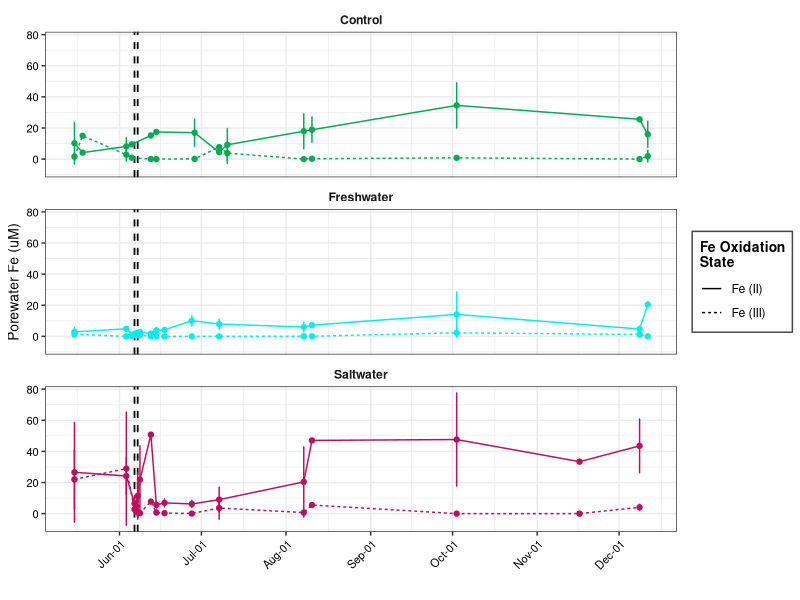

Generate this figure with R:
## ---- chunk 1
#Set working directory
setwd("~/R Code/TEMPEST/Porewater/Fe")

library(tidyverse)
library(scales)
## ---- chunk 2
#load data file
dat<-read.csv("TEMPEST2023_Fe.csv")%>%
  mutate(Collection_Time=case_when(
    Collection_Time=="PM" ~ "1600",
    Collection_Time=="AM" ~ "0700",
    Collection_Time=="1200" ~ "1200"
  ))%>%
  mutate(DateTime=paste(collection_date,Collection_Time))%>%
  mutate(DateTime=as.POSIXct(DateTime,c("%Y-%m-%d %H%M"),tz="EST"))%>%
  filter(!Fe_3_info=="Out of Range")%>%
  select(DateTime,IDs,Treatment,Grid,Fe_2_uM,Fe_3_uM,Fe_Total_uM)%>%
  pivot_longer(
    cols = starts_with("Fe"),
    names_to = "Fe.Type",
    values_to = "Fe_uM",
    values_drop_na = TRUE
  )%>%
  filter(!Fe.Type=="Fe_Total_uM")%>%
  group_by(DateTime,Treatment,Fe.Type)%>%
  summarise(Fe_uM_mean=mean(Fe_uM),Fe_sd=sd(Fe_uM))%>%
  mutate(Fe.Type=ifelse(str_detect(Fe.Type,"_2_"),"Fe (II)","Fe (III)"))
  

head(dat)

## ---- chunk 3
treat.labs<-c("Control","Freshwater","Saltwater")
names(treat.labs)<-c("C","FW","SW")




p<-ggplot(dat,aes(x=DateTime,y=Fe_uM_mean,group=Fe.Type))+
  geom_vline(xintercept = dat$DateTime[19],linetype="dashed",size=0.6)+
  geom_vline(xintercept = dat$DateTime[28],linetype="dashed",size=0.6)+
  geom_rect(aes(xmin=dat$DateTime[19],xmax=dat$DateTime[28],ymin=Inf,ymax=Inf))+
  geom_point(aes(color=Treatment))+
  geom_line(aes(color=Treatment,linetype = Fe.Type))+
  geom_errorbar(aes(ymin=Fe_uM_mean-Fe_sd,ymax=Fe_uM_mean+Fe_sd,color=Treatment))+
  facet_wrap(~Treatment,ncol=1,labeller = labeller(Treatment=treat.labs))+
  labs(y="Porewater Fe (uM)",x="",linetype="Fe Oxidation\nState")+
  scale_color_manual(values = c("#00AC52",
                               '#00EEEE',
                               "#BC105E"),
                      labels=c("Control",
                               "Freshwater",
                               "Saltwater"),
                      guide="none")+
  scale_fill_manual(values = c("#00AC52",
                               '#00EEEE',
                               "#BC105E"),
                    labels=c("Control",
                             "Freshwater",
                             "Saltwater"),
                    guide='none')+
  theme_bw()+
  theme(axis.text.x = element_text(angle=45,hjust=1,size=8,color="black"),
        plot.title=element_text(hjust=0.5,face = "bold",size = 12),
        axis.title.y = element_text(size=10),
        legend.title = element_text(face="bold",size=10),
        axis.text.y = element_text(colour = "black",size=8),
        strip.background = element_blank(),
        strip.text.x = element_text(face='bold'),
        legend.background = element_rect(fill=NA,size=0.5,colour = "Grey27"))+
  scale_x_datetime(date_breaks="month",date_labels = "%b-%d")



p


